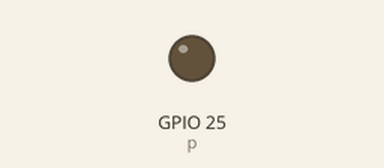
Bench run of a program on a simulated Raspberry Pi (BCM pin numbers). On the bench: output pins drawn as LEDs (lit = HIGH).

Above: at 0.05 s.
At 0.5 s:
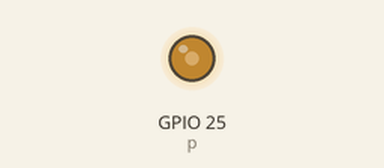
At 0.95 s:
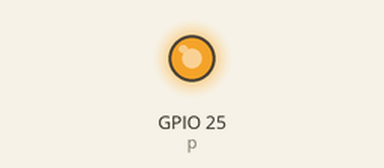
At 1.85 s:
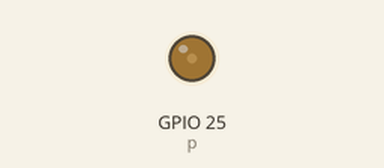
Timing chart, 0 to 4.6 s (numbered marks = the images above):
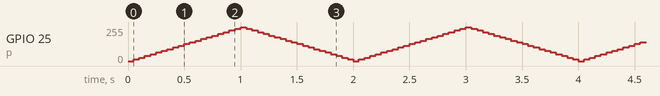

The program:

fade.py
```python
import RPi.GPIO as GPIO
import time

GPIO.setmode(GPIO.BCM)
GPIO.setup(25, GPIO.OUT)

p = GPIO.PWM(25, 50)
p.start(0)

while True:
   for dc in range(0, 100, 5):
      p.ChangeDutyCycle(dc)
      time.sleep(0.05)
   for dc in range(100, 0, -5):
      p.ChangeDutyCycle(dc)
      time.sleep(0.05)
```
